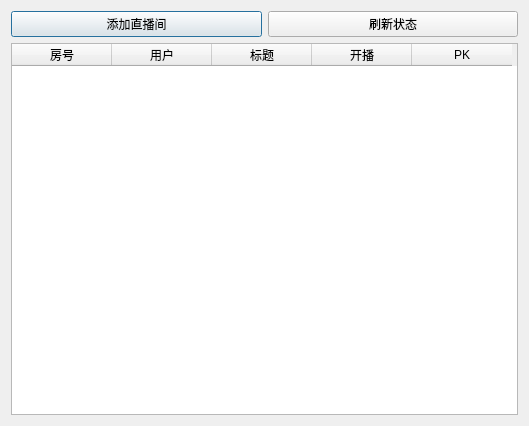
<?xml version="1.0" encoding="UTF-8"?>
<ui version="4.0">
 <class>RoomStatusDialog</class>
 <widget class="QDialog" name="RoomStatusDialog">
  <property name="geometry">
   <rect>
    <x>0</x>
    <y>0</y>
    <width>529</width>
    <height>426</height>
   </rect>
  </property>
  <property name="windowTitle">
   <string>直播间状态查询</string>
  </property>
  <layout class="QVBoxLayout" name="verticalLayout">
   <item>
    <layout class="QHBoxLayout" name="horizontalLayout">
     <item>
      <widget class="QPushButton" name="addRoomButton">
       <property name="text">
        <string>添加直播间</string>
       </property>
      </widget>
     </item>
     <item>
      <widget class="QPushButton" name="refreshStatusButton">
       <property name="text">
        <string>刷新状态</string>
       </property>
      </widget>
     </item>
    </layout>
   </item>
   <item>
    <widget class="QTableWidget" name="roomsTable">
     <property name="contextMenuPolicy">
      <enum>Qt::CustomContextMenu</enum>
     </property>
     <property name="editTriggers">
      <set>QAbstractItemView::NoEditTriggers</set>
     </property>
     <column>
      <property name="text">
       <string>房号</string>
      </property>
     </column>
     <column>
      <property name="text">
       <string>用户</string>
      </property>
     </column>
     <column>
      <property name="text">
       <string>标题</string>
      </property>
     </column>
     <column>
      <property name="text">
       <string>开播</string>
      </property>
     </column>
     <column>
      <property name="text">
       <string>PK</string>
      </property>
     </column>
    </widget>
   </item>
  </layout>
 </widget>
 <resources/>
 <connections/>
</ui>
